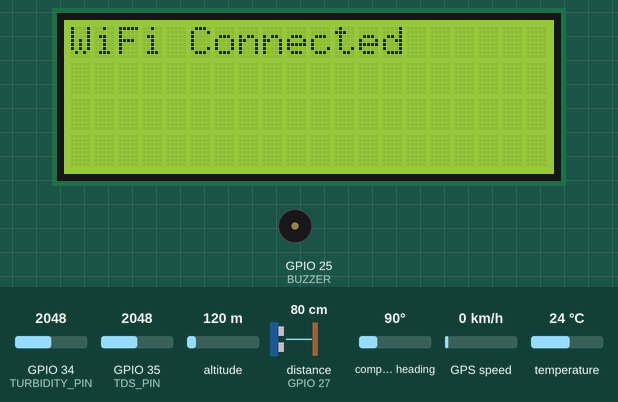
The sketch below on a simulated ESP32. Shown: 20×4 character LCD, buzzer (waves = sounding, pin HIGH). Wiring (inferred from the names in the program): ultrasonic range finder: trigger GPIO 26; echo GPIO 27. Inputs (shaded band) come from the test bench; at power-on: distance to the obstacle (sensor on GPIO 27) 80 cm, GPIO 34 (TURBIDITY_PIN) = 2048, GPIO 35 (TDS_PIN) = 2048, altitude 120 m, compass heading 90°, GPS speed 0 km/h, temperature 24 °C. The echo pulse lasts 58.3 µs per cm; WiFi joins after 1.5 s; servers stay silent unless stated; uploads are accepted with an empty reply; the local clock reads 2024-03-15 10:24:30 at power-on unless the sketch sets it; the GPS gets a fix after 3 s at 37.7749, -122.4194 with 8 satellites; pins used as bus, display or sensor lines are not drawn; what the sketch prints to the serial monitor is not drawn.

Above: at 1.7 s.
4.4 s: distance to the obstacle (sensor on GPIO 27) set to 6 cm
At 5.8 s:
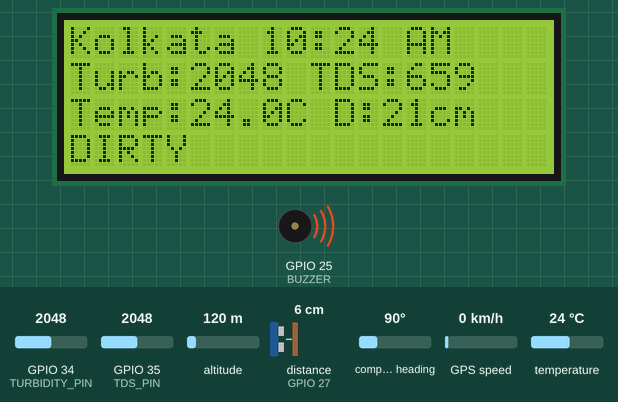
9.2 s: distance to the obstacle (sensor on GPIO 27) set to 3 cm
At 11.2 s:
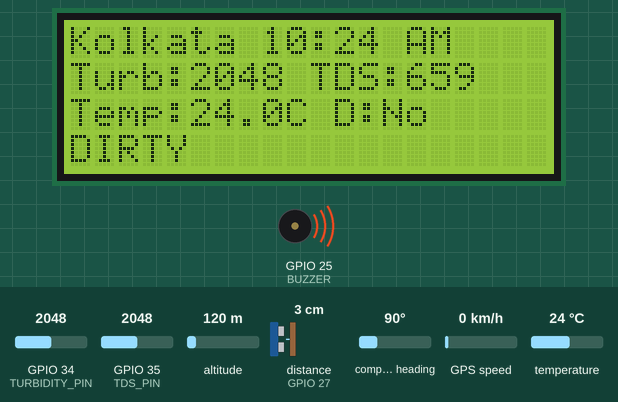
11.9 s: GPIO 34 (TURBIDITY_PIN) set to 2340
At 14.1 s:
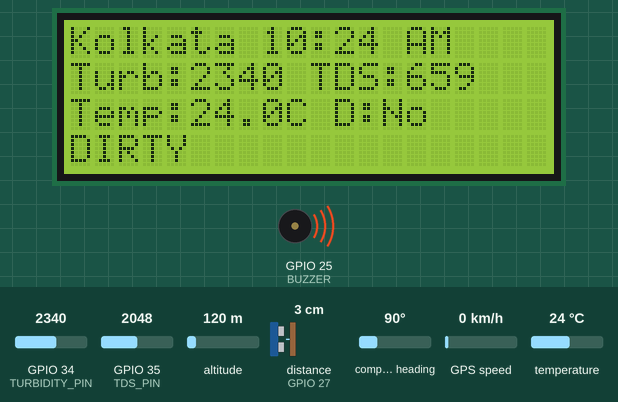
15.1 s: GPIO 35 (TDS_PIN) set to 1681
At 17.1 s:
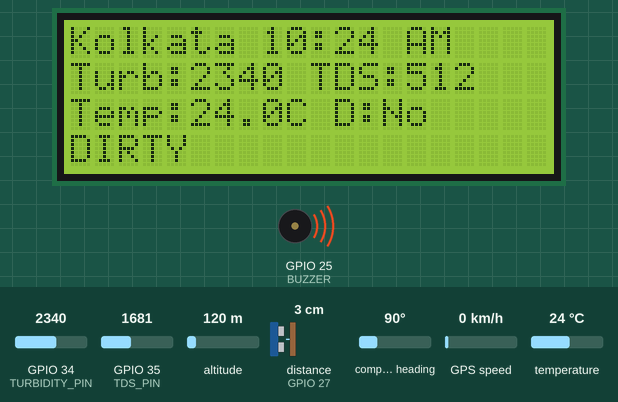
17.9 s: GPIO 35 (TDS_PIN) set to 1610
At 20.4 s:
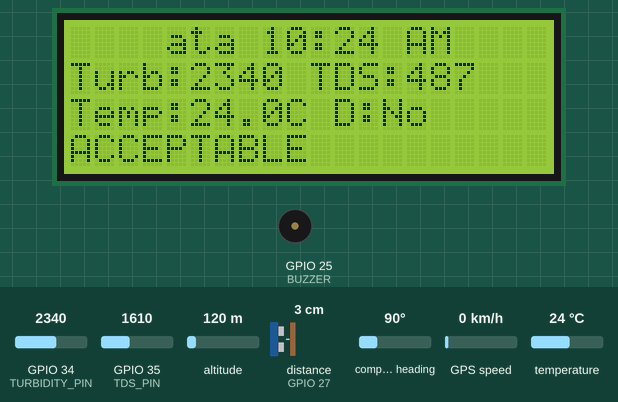
20.7 s: distance to the obstacle (sensor on GPIO 27) set to 250 cm
At 22.5 s:
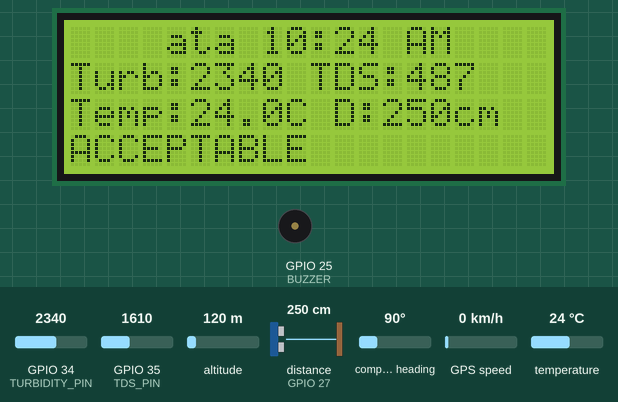
Timing chart, 0 to 24.0 s (numbered marks = the images above; inputs shaded):
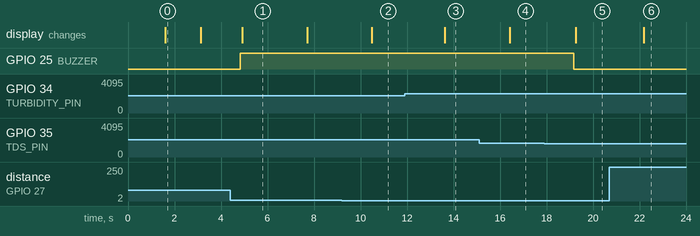

Measured:
- the behaviour switches between 5 and 4 cm on distance to the obstacle (sensor on GPIO 27) (found by bisection; images 1 and 2)
- the behaviour switches between 1649 and 1648 on GPIO 35 (TDS_PIN) (found by bisection; images 4 and 5)
- after the input at 4.4 s, the display: changes after 0.51 s (image 1)
- after the input at 9.2 s, the display: changes after 1.3 s (image 2)
- after the input at 11.9 s, the display: changes after 1.7 s (image 3)
- after the input at 15.1 s, the display: changes after 1.3 s (image 4)
- after the input at 17.9 s, GPIO 25 (BUZZER): HIGH → LOW after 1.3 s; the display: changes after 1.4 s (image 5)
- after the input at 20.7 s, the display: changes after 1.5 s (image 6)

The sketch:

main.ino
```cpp
#include <WiFi.h>
#include <WiFiClientSecure.h>
#include <Wire.h>
#include <LiquidCrystal_I2C.h>
#include <OneWire.h>
#include <DallasTemperature.h>
#include <TinyGPS++.h>
#include <HardwareSerial.h>
#include <time.h>
#include <HTTPClient.h>

// -------- WIFI --------
const char* ssid = "Galaxy S24 E92C";
const char* password = "whynotyou";

// -------- TELEGRAM --------
String botToken = "8619689304:AAHmHMbN5PrhaTkq-Gd-L-MdCygXnGqrqRM";
String chatID = "6677765707";

// -------- CITY --------
String city = "Kolkata";

// -------- LCD --------
LiquidCrystal_I2C lcd(0x27, 20, 4);

// -------- PINS --------
#define TURBIDITY_PIN 34
#define TDS_PIN 35
#define BUZZER 25
#define ONE_WIRE_BUS 4

// -------- WATER LEVEL SENSOR --------
#define TRIG_PIN 26
#define ECHO_PIN 27

#define TURBIDITY_THRESHOLD 2300

// -------- GPS --------
HardwareSerial gpsSerial(2);
TinyGPSPlus gps;

// -------- TEMP --------
OneWire oneWire(ONE_WIRE_BUS);
DallasTemperature tempSensor(&oneWire);

// -------- VARIABLES --------
float turbidityValue = 0;
float tdsValue = 0;
float temperature = 0;
float latitude = 0;
float longitude = 0;
float distanceCm = 0;

unsigned long lastSend = 0;

// -------- TELEGRAM FUNCTION --------
void sendMessage(String msg) {
  WiFiClientSecure client;
  client.setInsecure();

  if (!client.connect("api.telegram.org", 443)) return;

  String url = "/bot" + botToken + "/sendMessage";
  String data = "chat_id=" + chatID + "&text=" + msg;

  client.println("POST " + url + " HTTP/1.1");
  client.println("Host: api.telegram.org");
  client.println("Content-Type: application/x-www-form-urlencoded");
  client.print("Content-Length: ");
  client.println(data.length());
  client.println();
  client.print(data);
}

// -------- DASHBOARD FUNCTION --------
void sendDataToDashboard(float turbidity, float tds, float temp, float distance, String status) {
  if (WiFi.status() == WL_CONNECTED) {

    WiFiClientSecure *client = new WiFiClientSecure;
    client->setInsecure();

    HTTPClient http;
    String serverPath = "https://iotwater-dashboard.vercel.app/api/water-data";

    http.begin(*client, serverPath);
    http.addHeader("Content-Type", "application/json");

    String jsonPayload = "{\"ntu\":" + String(turbidity) +
                         ",\"tds\":" + String(tds) +
                         ",\"temperature\":" + String(temp) +
                         ",\"waterDistance\":" + String(distance) +
                         ",\"status\":\"" + status + "\"" +
                         ",\"location\":\"" + city + "\"" +
                         ",\"latitude\":" + String(latitude, 6) +
                         ",\"longitude\":" + String(longitude, 6) + "}";

    int httpResponseCode = http.POST(jsonPayload);

    Serial.print("Dashboard HTTP Code: ");
    Serial.println(httpResponseCode);

    http.end();
    delete client;
  }
}

// -------- TIME FUNCTION --------
String getTime() {
  struct tm timeinfo;
  if (!getLocalTime(&timeinfo)) return "No Time";

  int hour = timeinfo.tm_hour;
  String ampm = "AM";

  if (hour >= 12) {
    ampm = "PM";
    if (hour > 12) hour -= 12;
  }

  if (hour == 0) hour = 12;

  char timeStr[10];
  sprintf(timeStr, "%02d:%02d %s", hour, timeinfo.tm_min, ampm.c_str());

  return String(timeStr);
}

// -------- READ TURBIDITY --------
float readTurbidity() {
  long sum = 0;

  for (int i = 0; i < 100; i++) {
    sum += analogRead(TURBIDITY_PIN);
    delay(2);
  }

  return sum / 100.0;
}

// -------- READ TDS --------
float readTDS() {
  long sum = 0;

  for (int i = 0; i < 100; i++) {
    sum += analogRead(TDS_PIN);
    delay(2);
  }

  float adcValue = sum / 100.0;
  float voltage = adcValue * 3.3 / 4095.0;

  float tds = (133.42 * voltage * voltage * voltage
             - 255.86 * voltage * voltage
             + 857.39 * voltage) * 0.5;

  return tds;
}

// -------- READ DISTANCE --------
float readDistance() {
  digitalWrite(TRIG_PIN, LOW);
  delayMicroseconds(2);

  digitalWrite(TRIG_PIN, HIGH);
  delayMicroseconds(10);
  digitalWrite(TRIG_PIN, LOW);

  long duration = pulseIn(ECHO_PIN, HIGH, 30000);

  if (duration == 0) return -1;

  float distance = duration * 0.0343 / 2.0;

  if (distance < 5 || distance > 400) return -1;

  return distance;
}

// -------- FILTERED DISTANCE --------
float readFilteredDistance() {
  float sum = 0;
  int count = 0;

  for (int i = 0; i < 10; i++) {
    float d = readDistance();

    if (d > 0) {
      sum += d;
      count++;
    }

    delay(50);
  }

  if (count > 0) {
    return sum / count;
  } else {
    return -1;
  }
}

void setup() {
  Serial.begin(115200);

  gpsSerial.begin(115200, SERIAL_8N1, 16, 17);

  Wire.begin(21, 22);
  lcd.init();
  lcd.backlight();

  pinMode(BUZZER, OUTPUT);
  pinMode(TRIG_PIN, OUTPUT);
  pinMode(ECHO_PIN, INPUT);

  tempSensor.begin();

  WiFi.mode(WIFI_STA);
  WiFi.begin(ssid, password);

  lcd.print("Connecting WiFi");

  int attempts = 0;

  while (WiFi.status() != WL_CONNECTED && attempts < 40) {
    delay(500);
    Serial.print(".");
    attempts++;
  }

  if (WiFi.status() == WL_CONNECTED) {
    Serial.println();
    Serial.println("WiFi Connected");
    Serial.print("IP Address: ");
    Serial.println(WiFi.localIP());

    lcd.clear();
    lcd.print("WiFi Connected");
  } else {
    Serial.println();
    Serial.println("WiFi Failed");
    Serial.print("Status Code: ");
    Serial.println(WiFi.status());

    lcd.clear();
    lcd.print("WiFi Failed");
  }

  delay(1500);
  lcd.clear();

  configTime(19800, 0, "pool.ntp.org");
}

void loop() {

  while (gpsSerial.available()) {
    gps.encode(gpsSerial.read());
  }

  if (gps.location.isValid()) {
    latitude = gps.location.lat();
    longitude = gps.location.lng();
  }

  tempSensor.requestTemperatures();
  temperature = tempSensor.getTempCByIndex(0);

  turbidityValue = readTurbidity();

  String turbidityStatus;

  if (turbidityValue > TURBIDITY_THRESHOLD) {
    turbidityStatus = "CLEAN WATER";
  } else {
    turbidityStatus = "DIRTY WATER";
  }

  tdsValue = readTDS();

  String tdsStatus;

  if (tdsValue < 150) {
    tdsStatus = "Excellent Water";
  }
  else if (tdsValue < 300) {
    tdsStatus = "Good Water";
  }
  else if (tdsValue < 500) {
    tdsStatus = "Acceptable Water";
  }
  else if (tdsValue < 900) {
    tdsStatus = "Poor Water";
  }
  else {
    tdsStatus = "Very Poor Water";
  }

  distanceCm = readFilteredDistance();

  String waterLevelStatus;

  if (distanceCm < 0) {
    waterLevelStatus = "No Valid Reading";
  } else {
    waterLevelStatus = "Distance OK";
  }

  String status;

  if (turbidityStatus == "CLEAN WATER" && tdsValue < 300) {
    status = "CLEAN";
  }
  else if (turbidityStatus == "CLEAN WATER" && tdsValue < 500) {
    status = "ACCEPTABLE";
  }
  else {
    status = "DIRTY";
  }

  digitalWrite(BUZZER, status == "DIRTY" ? HIGH : LOW);

  String currentTime = getTime();

  lcd.setCursor(0, 0);
  lcd.print(city + " " + currentTime + "   ");

  lcd.setCursor(0, 1);
  lcd.print("Turb:");
  lcd.print(turbidityValue, 0);
  lcd.print(" TDS:");
  lcd.print(tdsValue, 0);

  lcd.setCursor(0, 2);
  lcd.print("Temp:");
  lcd.print(temperature, 1);
  lcd.print("C D:");
  if (distanceCm > 0) {
    lcd.print(distanceCm, 0);
    lcd.print("cm ");
  } else {
    lcd.print("No ");
  }

  lcd.setCursor(0, 3);
  lcd.print(status + "              ");

  if (millis() - lastSend > 10000) {

    String link = "https://maps.google.com/?q=" +
                  String(latitude, 6) + "," +
                  String(longitude, 6);

    String msg = "City: " + city + "\n";
    msg += "Time: " + currentTime + "\n";
    msg += "Temp: " + String(temperature, 1) + " C\n";
    msg += "Turbidity Raw: " + String(turbidityValue, 0) + "\n";
    msg += "Turbidity Status: " + turbidityStatus + "\n";
    msg += "TDS: " + String(tdsValue, 0) + " ppm\n";
    msg += "TDS Status: " + tdsStatus + "\n";

    if (distanceCm > 0) {
      msg += "Filtered Distance: " + String(distanceCm, 1) + " cm\n";
    } else {
      msg += "Water Level Sensor: No Valid Reading\n";
    }

    msg += "Final Status: " + status + "\n";
    msg += link;

    sendMessage(msg);
    sendDataToDashboard(turbidityValue, tdsValue, temperature, distanceCm, status);

    lastSend = millis();
  }

  Serial.print("Turbidity Avg: ");
  Serial.print(turbidityValue);
  Serial.print(" | ");
  Serial.print(turbidityStatus);

  Serial.print(" | TDS: ");
  Serial.print(tdsValue, 0);
  Serial.print(" ppm | ");
  Serial.print(tdsStatus);

  Serial.print(" | Temp: ");
  Serial.print(temperature);

  Serial.print(" | ");

  if (distanceCm > 0) {
    Serial.print("Filtered Distance: ");
    Serial.print(distanceCm);
    Serial.print(" cm");
  } else {
    Serial.print("No Valid Reading");
  }

  Serial.print(" | Final: ");
  Serial.print(status);

  Serial.print(" | Lat: ");
  Serial.print(latitude, 6);

  Serial.print(" | Lng: ");
  Serial.println(longitude, 6);

  Serial.println("----------------------");

  delay(1000);
}
```
